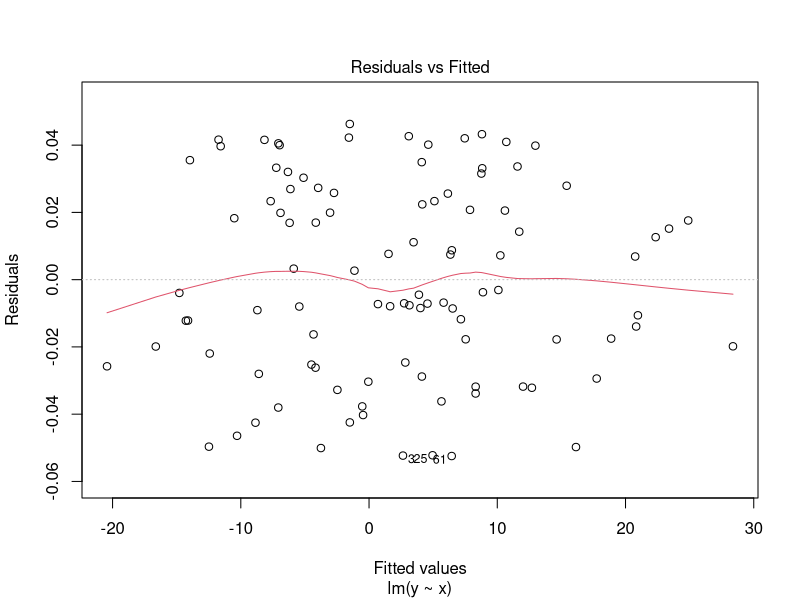
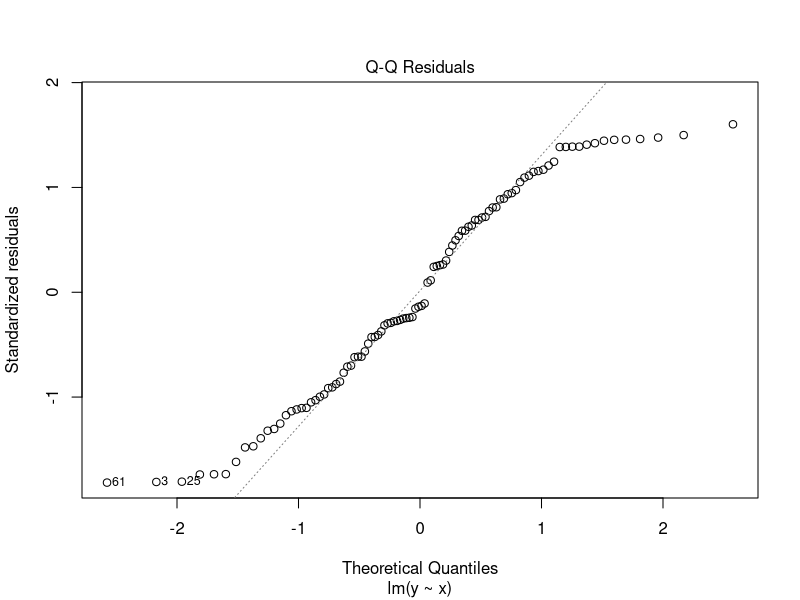
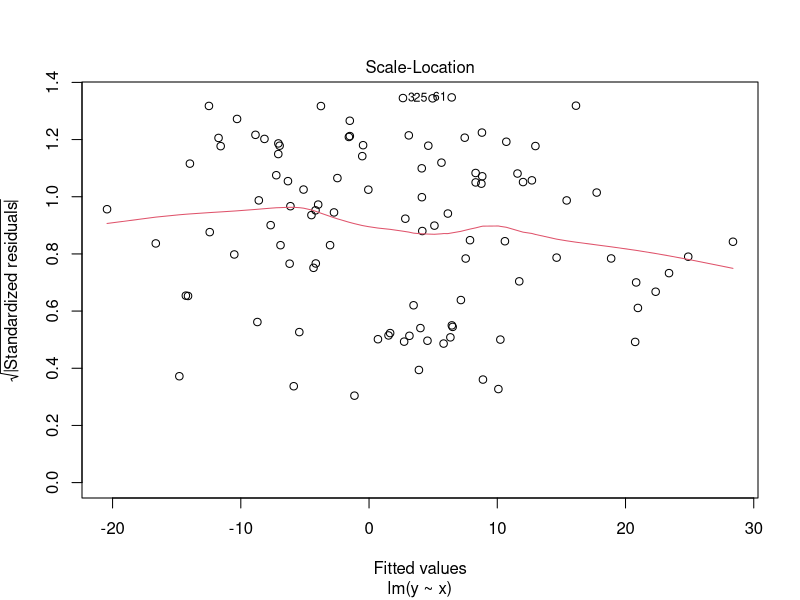
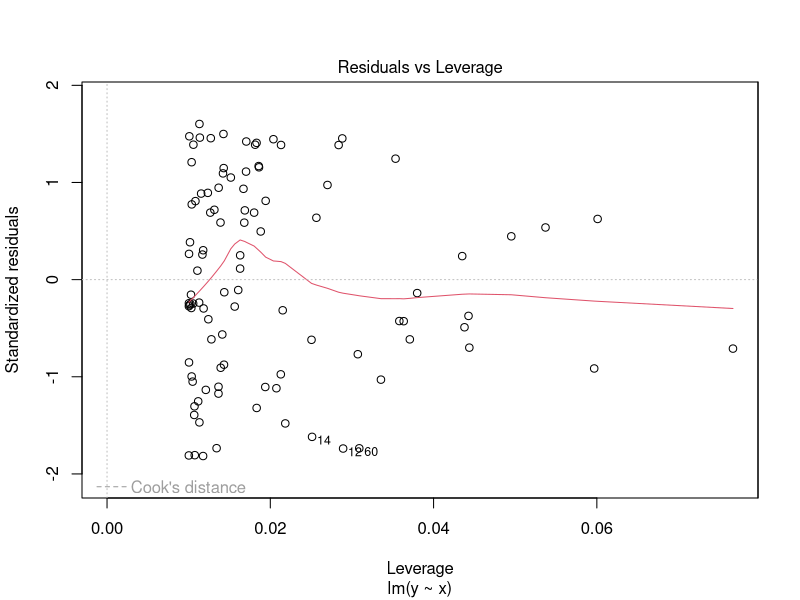
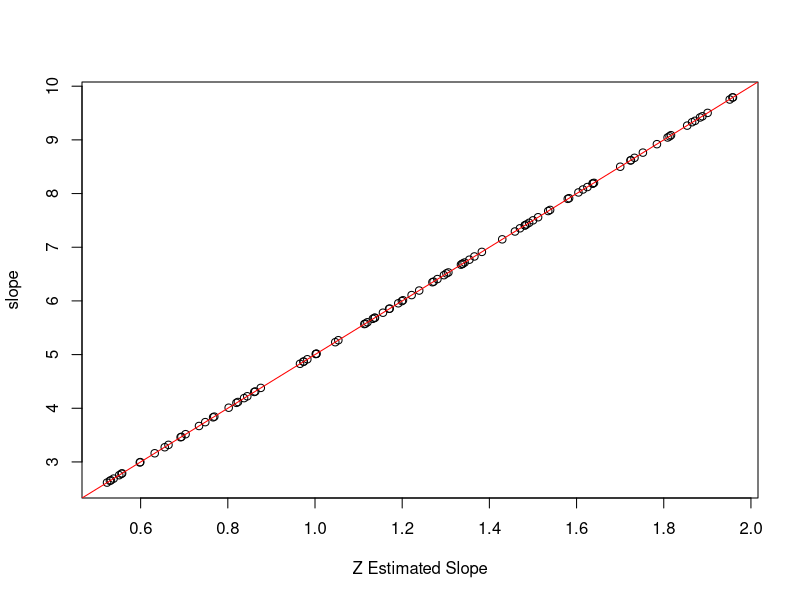
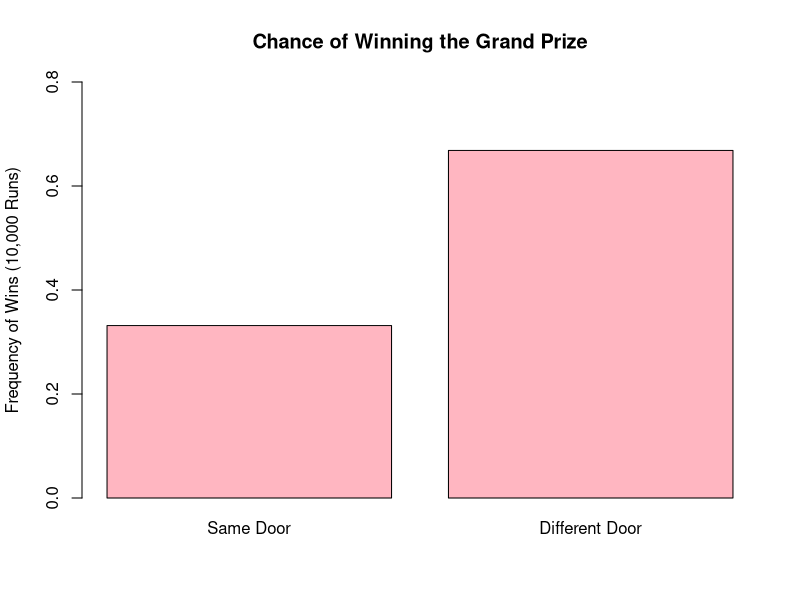

Reproduce these figures in R, in order. (Note: this script raises an error after producing the figures.)
setwd('~/Desktop/Evolution/Tasks/Task_10')
x <- rnorm(n = 100, mean = 0, sd = 2)
x
y <- x*5+2+runif(100, min = 0, max = 0.1)
y
linmodel <- lm(y~x)
plot(linmodel)
slope <- vector("numeric", 100)
intercept <- vector("numeric", 100)
z <- vector("numeric", 100)
for (i in 1:100) {
  x <- rnorm(100, mean = 0, sd = 2)
  z[i] <- runif(1, min = 0.5, max = 2)
  y <- x*5+2+runif(100, min = 0, max = 0.1)
  linearmodel <- lm(y~x)
  intercept[i] <- coef(linearmodel)[1]*z[i]+2
  slope[i] <- coef(linearmodel)[2]*z[i]
}
plot(z, slope, xlab = "Z Estimated Slope")
abline(lm(slope~z), col = "red")
n <- 10000
prize <- sample(c("1", "2", "3"), size = n, replace = TRUE)
opened_door <- ifelse(prize == "1", sample(c("2", "3"), size = n, replace = TRUE), ifelse(prize == "2", "3", "2"))
closed_door <- ifelse(opened_door == "2", "3", "2")
same_door <- sum(prize =="1")/n
diff_door <- sum(prize == closed_door)/n
win_frequency <- c(same_door, diff_door)
barplot(win_frequency, names.arg = c("Same Door", "Different Door"), ylab ="Frequency of Wins (10,000 Runs)", ylim = c(0, 0.8), main = "Chance of Winning the Grand Prize", col = "lightpink")
t <- "https://listverse.com/wp-content/uploads/2009/01/obama-smoking-tm.jpg"
meme(t, "", "Me looking at Dr. Mitchell after a rough exam", size = 1.5)
